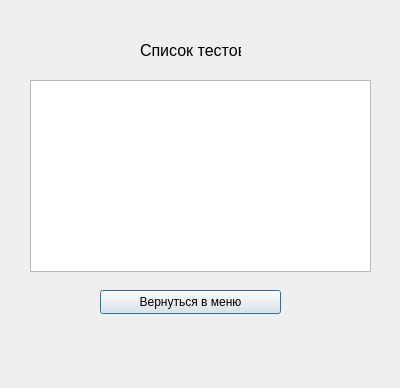
<?xml version="1.0" encoding="UTF-8"?>
<ui version="4.0">
 <class>Dialog</class>
 <widget class="QDialog" name="Dialog">
  <property name="geometry">
   <rect>
    <x>0</x>
    <y>0</y>
    <width>400</width>
    <height>388</height>
   </rect>
  </property>
  <property name="windowTitle">
   <string>Dialog</string>
  </property>
  <widget class="QLabel" name="label">
   <property name="geometry">
    <rect>
     <x>140</x>
     <y>30</y>
     <width>101</width>
     <height>41</height>
    </rect>
   </property>
   <property name="font">
    <font>
     <pointsize>12</pointsize>
    </font>
   </property>
   <property name="text">
    <string>Список тестов</string>
   </property>
  </widget>
  <widget class="QListWidget" name="list_test">
   <property name="geometry">
    <rect>
     <x>30</x>
     <y>80</y>
     <width>341</width>
     <height>192</height>
    </rect>
   </property>
  </widget>
  <widget class="QPushButton" name="btn_exit_to_menu">
   <property name="geometry">
    <rect>
     <x>100</x>
     <y>290</y>
     <width>181</width>
     <height>24</height>
    </rect>
   </property>
   <property name="text">
    <string>Вернуться в меню</string>
   </property>
  </widget>
 </widget>
 <resources/>
 <connections/>
</ui>
